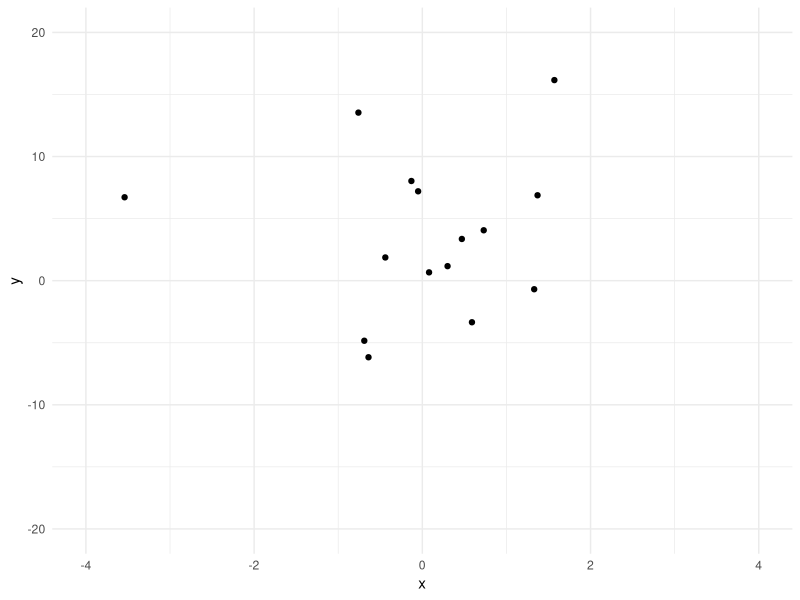
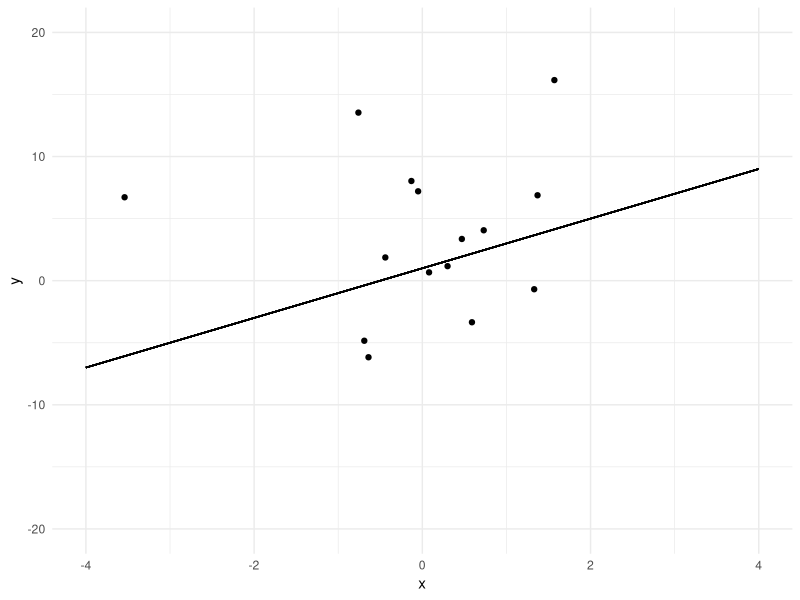
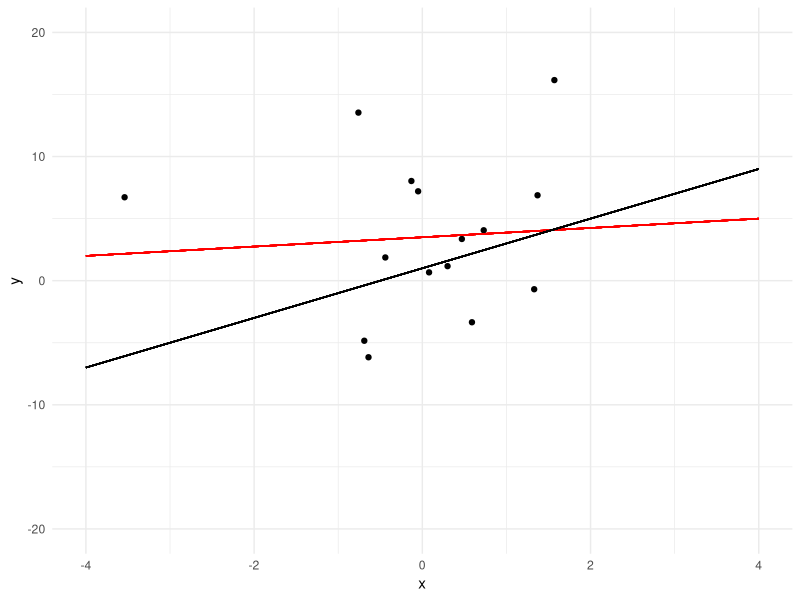
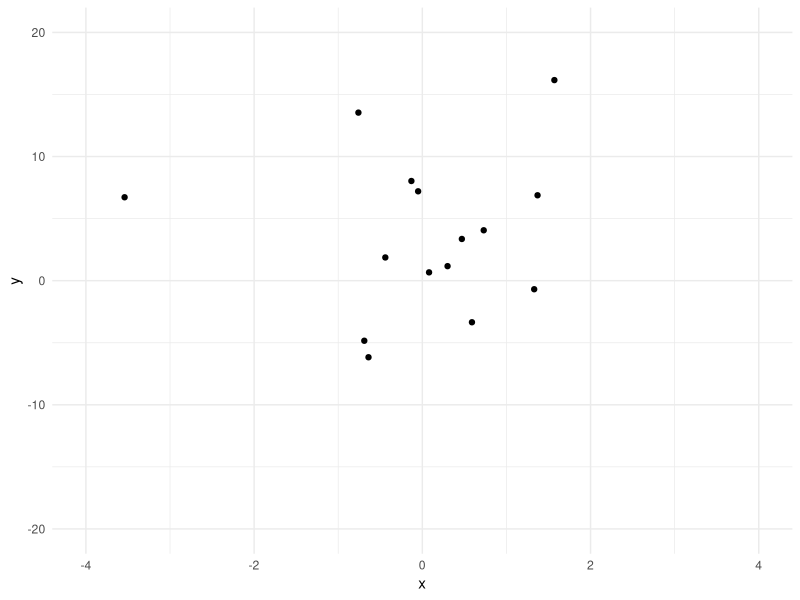
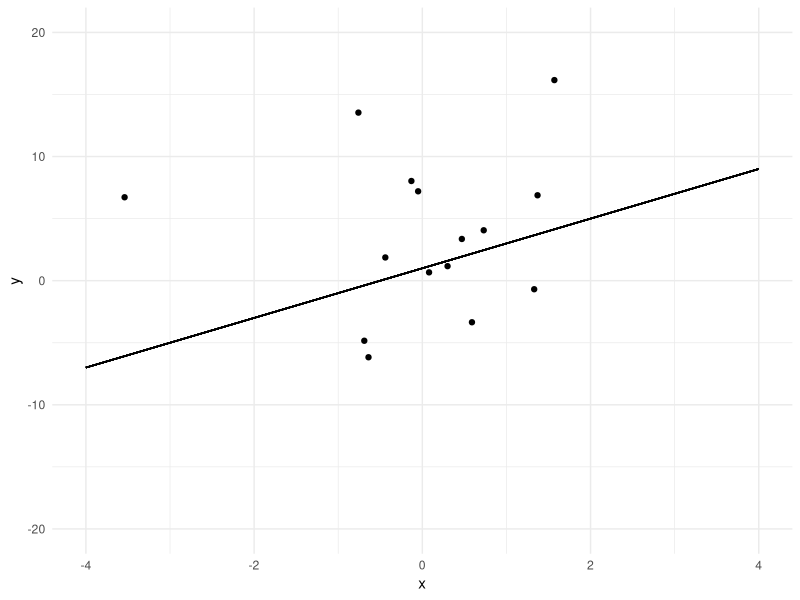
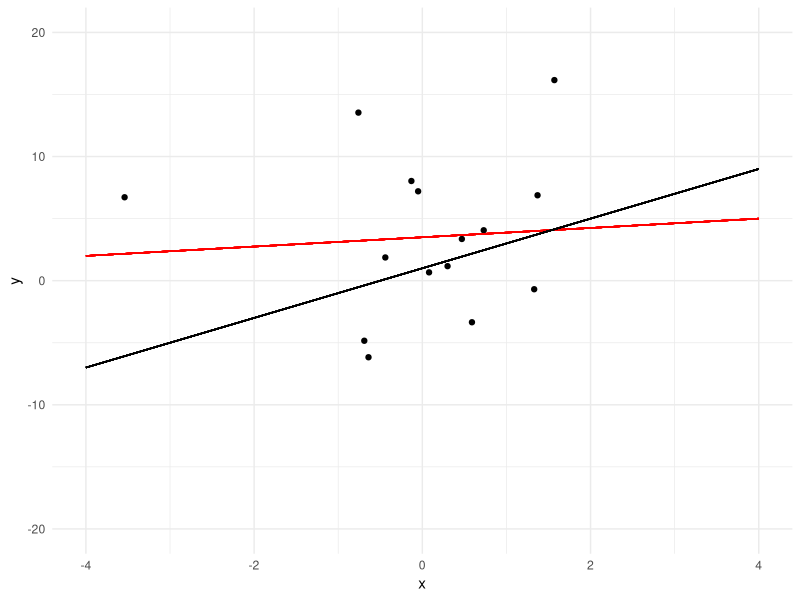

These charts were generated, in order, by the following R code:
library(data.table) 
library(ggplot2)
library(magrittr)

d <- data.table(
  y = c(6.88, 1.17, 16.16, -4.84, -6.17, 0.67, 3.36, -0.69, 8.03, -3.35, 1.87, 13.54, 4.06, 6.72, 7.20), 
  x = c(1.37, 0.30, 1.57, -0.69, -0.64, 0.08, 0.47, 1.33, -0.13, 0.59, -0.44, -0.76, 0.73, -3.54, -0.05)
)

d %>% 
  ggplot(aes(x=x,y=y)) + 
  geom_point() + 
  scale_x_continuous(limits = c(-4,4)) + 
  scale_y_continuous(limits = c(-20, 20)) + 
  theme_minimal()
ggsave('blp_foas_scatter.pdf', device = 'pdf', bg = 'transparent')

d %>% 
  ggplot(aes(x=x,y=y)) + 
  geom_point() + 
  geom_segment(x = -4, xend = 4, y = -7, yend = 9, color = 'black') + 
  scale_x_continuous(limits = c(-4,4)) + 
  scale_y_continuous(limits = c(-20, 20)) + 
  theme_minimal()
ggsave('blp_foas_scatter_cef.pdf', device = 'pdf', bg = 'transparent')

d %>%  
  ggplot(aes(x=x,y=y)) + 
  geom_point() + 
  geom_segment(x = -4, xend = 4, y = 2, yend = 5, color = 'red') + 
  geom_segment(x = -4, xend = 4, y = -7, yend = 9, color = 'black') + 
  scale_x_continuous(limits = c(-4,4)) + 
  scale_y_continuous(limits = c(-20, 20)) + 
  theme_minimal()  
ggsave('blp_foas_scatter_cef_blp.pdf', device = 'pdf', bg = 'transparent')